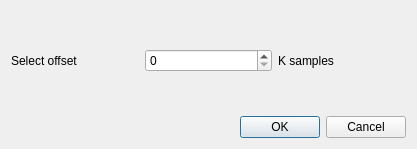
<?xml version="1.0" encoding="UTF-8"?>
<ui version="4.0">
 <class>scopeOffset</class>
 <widget class="QDialog" name="scopeOffset">
  <property name="geometry">
   <rect>
    <x>0</x>
    <y>0</y>
    <width>417</width>
    <height>149</height>
   </rect>
  </property>
  <property name="windowTitle">
   <string>Scope Sample Offset</string>
  </property>
  <layout class="QVBoxLayout" name="verticalLayout">
   <item>
    <layout class="QHBoxLayout" name="horizontalLayout">
     <item>
      <widget class="QLabel" name="label">
       <property name="text">
        <string>Select offset</string>
       </property>
      </widget>
     </item>
     <item>
      <widget class="QSpinBox" name="spinBox">
       <property name="maximum">
        <number>10000</number>
       </property>
       <property name="singleStep">
        <number>10</number>
       </property>
      </widget>
     </item>
     <item>
      <widget class="QLabel" name="label_2">
       <property name="text">
        <string>K samples</string>
       </property>
      </widget>
     </item>
    </layout>
   </item>
   <item>
    <widget class="QDialogButtonBox" name="buttonBox">
     <property name="orientation">
      <enum>Qt::Horizontal</enum>
     </property>
     <property name="standardButtons">
      <set>QDialogButtonBox::Cancel|QDialogButtonBox::Ok</set>
     </property>
    </widget>
   </item>
  </layout>
 </widget>
 <resources/>
 <connections>
  <connection>
   <sender>buttonBox</sender>
   <signal>accepted()</signal>
   <receiver>scopeOffset</receiver>
   <slot>accept()</slot>
   <hints>
    <hint type="sourcelabel">
     <x>248</x>
     <y>254</y>
    </hint>
    <hint type="destinationlabel">
     <x>157</x>
     <y>274</y>
    </hint>
   </hints>
  </connection>
  <connection>
   <sender>buttonBox</sender>
   <signal>rejected()</signal>
   <receiver>scopeOffset</receiver>
   <slot>reject()</slot>
   <hints>
    <hint type="sourcelabel">
     <x>316</x>
     <y>260</y>
    </hint>
    <hint type="destinationlabel">
     <x>286</x>
     <y>274</y>
    </hint>
   </hints>
  </connection>
 </connections>
</ui>
